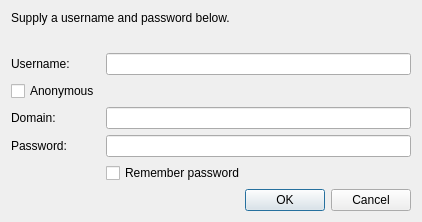
<?xml version="1.0" encoding="UTF-8"?>
<ui version="4.0">
 <class>KPasswordDialog</class>
 <widget class="QDialog" name="KPasswordDialog">
  <property name="geometry">
   <rect>
    <x>0</x>
    <y>0</y>
    <width>400</width>
    <height>194</height>
   </rect>
  </property>
  <layout class="QVBoxLayout" name="vBoxLayout">
   <item>
    <layout class="QHBoxLayout">
     <property name="margin">
      <number>0</number>
     </property>
     <item>
      <widget class="QLabel" name="prompt">
       <property name="sizePolicy">
        <sizepolicy hsizetype="Preferred" vsizetype="Preferred">
         <horstretch>10</horstretch>
         <verstretch>0</verstretch>
        </sizepolicy>
       </property>
       <property name="text">
        <string>Supply a username and password below.</string>
       </property>
       <property name="textFormat">
        <enum>Qt::RichText</enum>
       </property>
       <property name="alignment">
        <set>Qt::AlignBottom|Qt::AlignLeading|Qt::AlignLeft</set>
       </property>
       <property name="wordWrap">
        <bool>true</bool>
       </property>
      </widget>
     </item>
    </layout>
   </item>
   <item>
    <spacer>
     <property name="orientation">
      <enum>Qt::Vertical</enum>
     </property>
     <property name="sizeType">
      <enum>QSizePolicy::Fixed</enum>
     </property>
     <property name="sizeHint" stdset="0">
      <size>
       <width>400</width>
       <height>16</height>
      </size>
     </property>
    </spacer>
   </item>
   <item>
    <widget class="KTitleWidget" name="errorMessage"/>
   </item>
   <item>
    <layout class="QFormLayout" name="formLayout">
     <property name="margin">
      <number>0</number>
     </property>
     <item row="0" column="0">
      <widget class="QLabel" name="userNameLabel">
       <property name="text">
        <string>Username:</string>
       </property>
       <property name="buddy">
        <cstring>userEdit</cstring>
       </property>
      </widget>
     </item>
     <item row="0" column="1">
      <widget class="QLineEdit" name="userEdit">
       <property name="clearButtonEnabled">
        <bool>true</bool>
       </property>
      </widget>
     </item>
     <item row="1" column="0">
      <widget class="QCheckBox" name="anonymousCheckBox">
       <property name="text">
        <string>Anonymous</string>
       </property>
      </widget>
     </item>
     <item row="2" column="0">
      <widget class="QLabel" name="domainLabel">
       <property name="text">
        <string>Domain:</string>
       </property>
       <property name="buddy">
        <cstring>domainEdit</cstring>
       </property>
      </widget>
     </item>
     <item row="2" column="1">
      <widget class="QLineEdit" name="domainEdit">
       <property name="clearButtonEnabled">
        <bool>true</bool>
       </property>
      </widget>
     </item>
     <item row="3" column="0">
      <widget class="QLabel" name="passwordLabel">
       <property name="text">
        <string>Password:</string>
       </property>
       <property name="buddy">
        <cstring>passEdit</cstring>
       </property>
      </widget>
     </item>
     <item row="3" column="1">
      <widget class="QLineEdit" name="passEdit">
       <property name="clearButtonEnabled">
        <bool>true</bool>
       </property>
       <property name="echoMode">
        <enum>QLineEdit::Password</enum>
       </property>
      </widget>
     </item>
     <item row="4" column="1">
      <widget class="QCheckBox" name="keepCheckBox">
       <property name="text">
        <string>Remember password</string>
       </property>
      </widget>
     </item>
    </layout>
   </item>
   <item>
    <widget class="QDialogButtonBox" name="buttonBox">
     <property name="standardButtons">
      <set>QDialogButtonBox::Cancel|QDialogButtonBox::Ok</set>
     </property>
    </widget>
   </item>
  </layout>
 </widget>
 <customwidgets>
  <customwidget>
   <class>KTitleWidget</class>
   <extends>QWidget</extends>
   <header>ktitlewidget.h</header>
  </customwidget>
 </customwidgets>
 <tabstops>
  <tabstop>userEdit</tabstop>
  <tabstop>anonymousCheckBox</tabstop>
  <tabstop>domainEdit</tabstop>
  <tabstop>passEdit</tabstop>
  <tabstop>keepCheckBox</tabstop>
 </tabstops>
 <resources/>
 <connections>
  <connection>
   <sender>buttonBox</sender>
   <signal>accepted()</signal>
   <receiver>KPasswordDialog</receiver>
   <slot>accept()</slot>
   <hints>
    <hint type="sourcelabel">
     <x>254</x>
     <y>172</y>
    </hint>
    <hint type="destinationlabel">
     <x>252</x>
     <y>192</y>
    </hint>
   </hints>
  </connection>
  <connection>
   <sender>buttonBox</sender>
   <signal>rejected()</signal>
   <receiver>KPasswordDialog</receiver>
   <slot>reject()</slot>
   <hints>
    <hint type="sourcelabel">
     <x>330</x>
     <y>168</y>
    </hint>
    <hint type="destinationlabel">
     <x>359</x>
     <y>145</y>
    </hint>
   </hints>
  </connection>
 </connections>
</ui>
